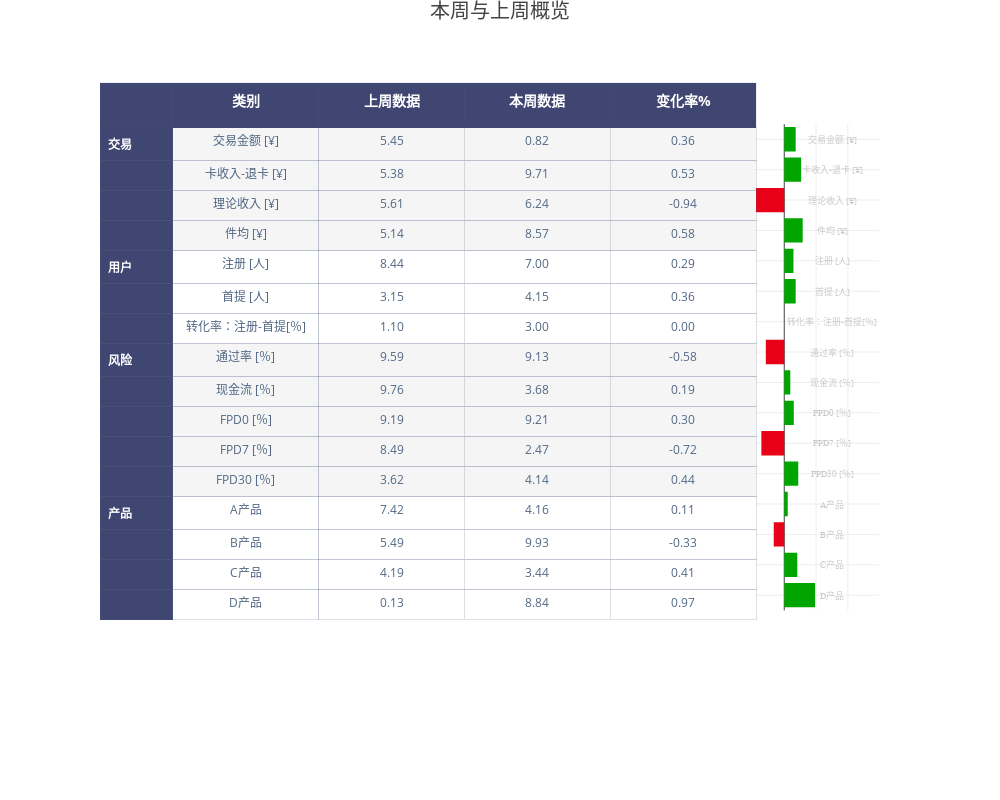

Notebook cell for this chart:
### Code cell
col_good = 'rgb(0,165,0)'
col_bad = 'rgb(231,0,23)'
rowOddColor = 'rgb(255, 255, 255)'
rowEvenColor = 'rgb(245, 245, 245)'
df_color = pd.DataFrame(pd.Series(['rgb(255, 255, 255)','rgb(245, 245, 245)','rgb(255, 255, 255)',
                                             'rgb(245, 245, 245)','rgb(255, 255, 255)']),columns=['color'])

color = []

x = df_table['变化率%'].tolist()[::-1]
for i in x:
    if i > 0:
        color.append(col_good)
    else:
        color.append(col_bad)  


traces = []

traces.append(go.Table(
    domain=dict(x=[0, 0.8],
                y=[0, 0.93]),
    columnwidth=[1, 2, 2, 2],
    header=dict(values= ['']+['<b>类别</b>'] + ['<b>上周数据</b>']+['<b>本周数据</b>']+['<b>变化率%</b>'],
                line=dict(color='rgba(80,103,132,0.2)', width=0.5),
                fill=dict(color='rgb(64,70,114)'),
                align=['center','center','center','center'],
                font=dict(color='white', size=14),
                height=45,
               ),
    cells=dict(values=[['<b>交易</b>','','','','<b>用户</b>','','','<b>风险</b>','','','','','<b>产品</b>'],df_table.index,df_table.iloc[:,0], df_table.iloc[:,1], df_table.iloc[:,2]],
               line=dict(color='rgba(80,103,132,0.2)', width=1),
        fill=dict(color=['rgb(64,70,114)', ['rgb(245, 245, 245)','rgb(245, 245, 245)','rgb(245, 245, 245)','rgb(245, 245, 245)','rgb(255, 255, 255)'
                                            ,'rgb(255, 255, 255)','rgb(255, 255, 255)','rgb(245, 245, 245)','rgb(245, 245, 245)','rgb(245, 245, 245)','rgb(245, 245, 245)','rgb(245, 245, 245)','rgb(255, 255, 255)']]),
        align=['left','center','center','center'],
#         fill = dict(color = [rowOddColor,rowEvenColor,rowOddColor, rowEvenColor,rowOddColor]),
        font=dict(color=['white', '#506784', '#506784', '#506784'], size=12),
        height=30,
        format = [None] * 2+ [",.2f"] * 3 + [',.2f'],  #内容显示格式 保留两位小数
         prefix = [None] * 6,                          #内容显示前缀 可以加货币符号['$', u'\u20BF']
         suffix=[None] * 5 +['%', u'\u20BF'],          #内容显示后缀 可以加百分号
    )
))

              
traces.append(go.Bar(    
    x=df_table['变化率%'].tolist()[::-1],
    y=df_table.index.tolist()[::-1],
    name = '类别',
    xaxis='x2', yaxis='y2',
    marker=dict(color=color),
#     text=['Text A', 'Text B','Text D', 'Text E', 'Text F'], #text可以代替hoverinfo
    textposition='Top',
#     showlegend=False,
    orientation = 'h',
#     width=0.1 
    ))



layout = dict(
    title= '本周与上周概览',
    titlefont = dict(size = 20),
    height= 800, width= 1000,
    xaxis2 = dict(domain= [0.79, 0.95],
                 anchor='y2',showticklabels=False,showgrid=True,
                 tickfont = dict(family = 'Pt Sans Narrow', size= 11),
                 tickangle= -30),
    yaxis2 = dict(anchor='x2',domain=[0.16, 0.87],showticklabels=False,showgrid=True,),
    margin = dict(t= 35, l= 100)
)


annotations = []

for i,u in enumerate([s for s in df_table.index.tolist()[::-1]]):
    annotations.append(dict(x=1.25, y=i, 
                              font=dict(family='Arial', size=9,
                              color='rgb(203,202,202)'),
                              text= u,
                              showarrow=True, 
                              arrowhead=0,          #箭头样式
                              arrowsize=0.01,       #箭头大小（不过好像没什么用）
                              arrowwidth=0.8,       #箭头线粗细
                              ax=8,                 #箭头方向和大小 比较玄学
                              ay=0,                 #箭头方向和大小 比较玄学                      
                           ))


layout['annotations'] = annotations


fig = dict(data=traces, layout=layout)
py.iplot(fig)

### Figure 1 — Plotly figure (JSON) as saved in the notebook; plotly's stock layout.template omitted (floating-point values rounded to 4 significant figures)
{"data": [{"cells": {"align": ["left", "center", "center", "center"], "fill": {"color": ["rgb(64,70,114)", ["rgb(245, 245, 245)", "rgb(245, 245, 245)", "rgb(245, 245, 245)", "rgb(245, 245, 245)", "rgb(255, 255, 255)", "rgb(255, 255, 255)", "rgb(255, 255, 255)", "rgb(245, 245, 245)", "rgb(245, 245, 245)", "rgb(245, 245, 245)", "rgb(245, 245, 245)", "rgb(245, 245, 245)", "rgb(255, 255, 255)"]]}, "font": {"color": ["white", "#506784", "#506784", "#506784"], "size": 12}, "format": [null, null, ",.2f", ",.2f", ",.2f", ",.2f"], "height": 30, "line": {"color": "rgba(80,103,132,0.2)", "width": 1}, "prefix": [null, null, null, null, null, null], "suffix": [null, null, null, null, null, "%", "₿"], "values": [["<b>交易</b>", "", "", "", "<b>用户</b>", "", "", "<b>风险</b>", "", "", "", "", "<b>产品</b>"], ["交易金额 [¥]", "卡收入-退卡 [¥]", "理论收入 [¥]", "件均 [¥]", "注册 [人]", "首提 [人]", "转化率：注册-首提[％]", "通过率 [％]", "现金流 [％]", "FPD0 [％]", "FPD7 [％]", "FPD30 [％]", "A产品", "B产品", "C产品", "D产品"], [5.45, 5.38, 5.61, 5.14, 8.44, 3.15, 1.1, 9.59, 9.76, 9.19, 8.49, 3.62, 7.42, 5.49, 4.19, 0.13], [0.82, 9.71, 6.24, 8.57, 7, 4.15, 3, 9.13, 3.68, 9.21, 2.47, 4.14, 4.16, 9.93, 3.44, 8.84], [0.36, 0.53, -0.94, 0.58, 0.29, 0.36, 0, -0.58, 0.19, 0.3, -0.72, 0.44, 0.11, -0.33, 0.41, 0.97]]}, "columnwidth": [1, 2, 2, 2], "domain": {"x": [0, 0.8], "y": [0, 0.93]}, "header": {"align": ["center", "center", "center", "center"], "fill": {"color": "rgb(64,70,114)"}, "font": {"color": "white", "size": 14}, "height": 45, "line": {"color": "rgba(80,103,132,0.2)", "width": 0.5}, "values": ["", "<b>类别</b>", "<b>上周数据</b>", "<b>本周数据</b>", "<b>变化率%</b>"]}, "type": "table"}, {"marker": {"color": ["rgb(0,165,0)", "rgb(0,165,0)", "rgb(231,0,23)", "rgb(0,165,0)", "rgb(0,165,0)", "rgb(231,0,23)", "rgb(0,165,0)", "rgb(0,165,0)", "rgb(231,0,23)", "rgb(231,0,23)", "rgb(0,165,0)", "rgb(0,165,0)", "rgb(0,165,0)", "rgb(231,0,23)", "rgb(0,165,0)", "rgb(0,165,0)"]}, "name": "类别", "orientation": "h", "textposition": "Top", "type": "bar", "x": [0.97, 0.41, -0.33, 0.11, 0.44, -0.72, 0.3, 0.19, -0.58, 0, 0.36, 0.29, 0.58, -0.94, 0.53, 0.36], "xaxis": "x2", "y": ["D产品", "C产品", "B产品", "A产品", "FPD30 [％]", "FPD7 [％]", "FPD0 [％]", "现金流 [％]", "通过率 [％]", "转化率：注册-首提[％]", "首提 [人]", "注册 [人]", "件均 [¥]", "理论收入 [¥]", "卡收入-退卡 [¥]", "交易金额 [¥]"], "yaxis": "y2"}], "layout": {"annotations": [{"arrowhead": 0, "arrowsize": 0.01, "arrowwidth": 0.8, "ax": 8, "ay": 0, "font": {"color": "rgb(203,202,202)", "family": "Arial", "size": 9}, "showarrow": true, "text": "D产品", "x": 1.25, "y": 0}, {"arrowhead": 0, "arrowsize": 0.01, "arrowwidth": 0.8, "ax": 8, "ay": 0, "font": {"color": "rgb(203,202,202)", "family": "Arial", "size": 9}, "showarrow": true, "text": "C产品", "x": 1.25, "y": 1}, {"arrowhead": 0, "arrowsize": 0.01, "arrowwidth": 0.8, "ax": 8, "ay": 0, "font": {"color": "rgb(203,202,202)", "family": "Arial", "size": 9}, "showarrow": true, "text": "B产品", "x": 1.25, "y": 2}, {"arrowhead": 0, "arrowsize": 0.01, "arrowwidth": 0.8, "ax": 8, "ay": 0, "font": {"color": "rgb(203,202,202)", "family": "Arial", "size": 9}, "showarrow": true, "text": "A产品", "x": 1.25, "y": 3}, {"arrowhead": 0, "arrowsize": 0.01, "arrowwidth": 0.8, "ax": 8, "ay": 0, "font": {"color": "rgb(203,202,202)", "family": "Arial", "size": 9}, "showarrow": true, "text": "FPD30 [％]", "x": 1.25, "y": 4}, {"arrowhead": 0, "arrowsize": 0.01, "arrowwidth": 0.8, "ax": 8, "ay": 0, "font": {"color": "rgb(203,202,202)", "family": "Arial", "size": 9}, "showarrow": true, "text": "FPD7 [％]", "x": 1.25, "y": 5}, {"arrowhead": 0, "arrowsize": 0.01, "arrowwidth": 0.8, "ax": 8, "ay": 0, "font": {"color": "rgb(203,202,202)", "family": "Arial", "size": 9}, "showarrow": true, "text": "FPD0 [％]", "x": 1.25, "y": 6}, {"arrowhead": 0, "arrowsize": 0.01, "arrowwidth": 0.8, "ax": 8, "ay": 0, "font": {"color": "rgb(203,202,202)", "family": "Arial", "size": 9}, "showarrow": true, "text": "现金流 [％]", "x": 1.25, "y": 7}, {"arrowhead": 0, "arrowsize": 0.01, "arrowwidth": 0.8, "ax": 8, "ay": 0, "font": {"color": "rgb(203,202,202)", "family": "Arial", "size": 9}, "showarrow": true, "text": "通过率 [％]", "x": 1.25, "y": 8}, {"arrowhead": 0, "arrowsize": 0.01, "arrowwidth": 0.8, "ax": 8, "ay": 0, "font": {"color": "rgb(203,202,202)", "family": "Arial", "size": 9}, "showarrow": true, "text": "转化率：注册-首提[％]", "x": 1.25, "y": 9}, {"arrowhead": 0, "arrowsize": 0.01, "arrowwidth": 0.8, "ax": 8, "ay": 0, "font": {"color": "rgb(203,202,202)", "family": "Arial", "size": 9}, "showarrow": true, "text": "首提 [人]", "x": 1.25, "y": 10}, {"arrowhead": 0, "arrowsize": 0.01, "arrowwidth": 0.8, "ax": 8, "ay": 0, "font": {"color": "rgb(203,202,202)", "family": "Arial", "size": 9}, "showarrow": true, "text": "注册 [人]", "x": 1.25, "y": 11}, {"arrowhead": 0, "arrowsize": 0.01, "arrowwidth": 0.8, "ax": 8, "ay": 0, "font": {"color": "rgb(203,202,202)", "family": "Arial", "size": 9}, "showarrow": true, "text": "件均 [¥]", "x": 1.25, "y": 12}, {"arrowhead": 0, "arrowsize": 0.01, "arrowwidth": 0.8, "ax": 8, "ay": 0, "font": {"color": "rgb(203,202,202)", "family": "Arial", "size": 9}, "showarrow": true, "text": "理论收入 [¥]", "x": 1.25, "y": 13}, {"arrowhead": 0, "arrowsize": 0.01, "arrowwidth": 0.8, "ax": 8, "ay": 0, "font": {"color": "rgb(203,202,202)", "family": "Arial", "size": 9}, "showarrow": true, "text": "卡收入-退卡 [¥]", "x": 1.25, "y": 14}, {"arrowhead": 0, "arrowsize": 0.01, "arrowwidth": 0.8, "ax": 8, "ay": 0, "font": {"color": "rgb(203,202,202)", "family": "Arial", "size": 9}, "showarrow": true, "text": "交易金额 [¥]", "x": 1.25, "y": 15}], "height": 800, "margin": {"l": 100, "t": 35}, "title": "本周与上周概览", "titlefont": {"size": 20}, "width": 1000, "xaxis2": {"anchor": "y2", "domain": [0.79, 0.95], "showgrid": true, "showticklabels": false, "tickangle": -30, "tickfont": {"family": "Pt Sans Narrow", "size": 11}}, "yaxis2": {"anchor": "x2", "domain": [0.16, 0.87], "showgrid": true, "showticklabels": false}}}
